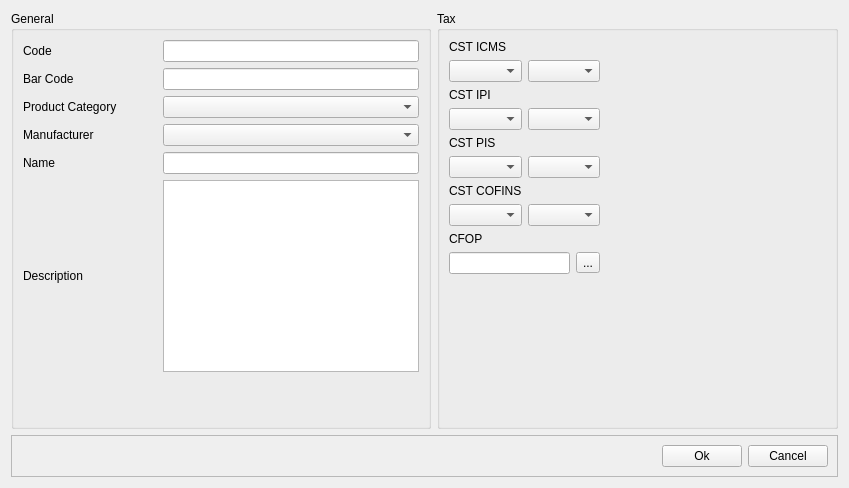
<?xml version="1.0" encoding="UTF-8"?>
<ui version="4.0">
 <class>AddProductView</class>
 <widget class="QWidget" name="AddProductView">
  <property name="geometry">
   <rect>
    <x>0</x>
    <y>0</y>
    <width>849</width>
    <height>488</height>
   </rect>
  </property>
  <property name="windowTitle">
   <string>Add new product</string>
  </property>
  <layout class="QGridLayout" name="gridLayout">
   <item row="2" column="0" colspan="2">
    <widget class="QFrame" name="frame_2">
     <property name="frameShape">
      <enum>QFrame::StyledPanel</enum>
     </property>
     <property name="frameShadow">
      <enum>QFrame::Raised</enum>
     </property>
     <layout class="QHBoxLayout" name="horizontalLayout">
      <item>
       <spacer name="horizontalSpacer_10">
        <property name="orientation">
         <enum>Qt::Horizontal</enum>
        </property>
        <property name="sizeHint" stdset="0">
         <size>
          <width>280</width>
          <height>20</height>
         </size>
        </property>
       </spacer>
      </item>
      <item>
       <widget class="QPushButton" name="okPushButton">
        <property name="text">
         <string>Ok</string>
        </property>
       </widget>
      </item>
      <item>
       <widget class="QPushButton" name="cancelPushButton">
        <property name="text">
         <string>Cancel</string>
        </property>
       </widget>
      </item>
     </layout>
    </widget>
   </item>
   <item row="0" column="1">
    <widget class="QGroupBox" name="groupBox_2">
     <property name="title">
      <string>Tax</string>
     </property>
     <layout class="QGridLayout" name="gridLayout_2">
      <item row="0" column="0">
       <widget class="QLabel" name="label_4">
        <property name="text">
         <string>CST ICMS</string>
        </property>
       </widget>
      </item>
      <item row="1" column="0">
       <widget class="QComboBox" name="icmsComboBox">
        <property name="maximumSize">
         <size>
          <width>200</width>
          <height>16777215</height>
         </size>
        </property>
       </widget>
      </item>
      <item row="1" column="1" colspan="2">
       <widget class="QComboBox" name="icmsPercentComboBox"/>
      </item>
      <item row="2" column="0">
       <widget class="QLabel" name="label_7">
        <property name="text">
         <string>CST IPI</string>
        </property>
       </widget>
      </item>
      <item row="3" column="0">
       <widget class="QComboBox" name="ipiComboBox">
        <property name="maximumSize">
         <size>
          <width>200</width>
          <height>16777215</height>
         </size>
        </property>
       </widget>
      </item>
      <item row="3" column="1" colspan="2">
       <widget class="QComboBox" name="ipiPercentComboBox"/>
      </item>
      <item row="4" column="0">
       <widget class="QLabel" name="label_8">
        <property name="text">
         <string>CST PIS</string>
        </property>
       </widget>
      </item>
      <item row="5" column="0">
       <widget class="QComboBox" name="pisComboBox">
        <property name="maximumSize">
         <size>
          <width>200</width>
          <height>16777215</height>
         </size>
        </property>
       </widget>
      </item>
      <item row="5" column="1" colspan="2">
       <widget class="QComboBox" name="pisPercentComboBox"/>
      </item>
      <item row="6" column="0">
       <widget class="QLabel" name="label_9">
        <property name="text">
         <string>CST COFINS</string>
        </property>
       </widget>
      </item>
      <item row="7" column="0">
       <widget class="QComboBox" name="cofinsComboBox">
        <property name="maximumSize">
         <size>
          <width>200</width>
          <height>16777215</height>
         </size>
        </property>
       </widget>
      </item>
      <item row="7" column="1" colspan="2">
       <widget class="QComboBox" name="cofinsPercentComboBox"/>
      </item>
      <item row="8" column="0">
       <widget class="QLabel" name="label_10">
        <property name="text">
         <string>CFOP</string>
        </property>
       </widget>
      </item>
      <item row="9" column="0" colspan="2">
       <widget class="QLineEdit" name="cfopLineEdit">
        <property name="readOnly">
         <bool>true</bool>
        </property>
       </widget>
      </item>
      <item row="5" column="3">
       <spacer name="horizontalSpacer_8">
        <property name="orientation">
         <enum>Qt::Horizontal</enum>
        </property>
        <property name="sizeHint" stdset="0">
         <size>
          <width>40</width>
          <height>20</height>
         </size>
        </property>
       </spacer>
      </item>
      <item row="10" column="2">
       <spacer name="verticalSpacer_2">
        <property name="orientation">
         <enum>Qt::Vertical</enum>
        </property>
        <property name="sizeHint" stdset="0">
         <size>
          <width>20</width>
          <height>40</height>
         </size>
        </property>
       </spacer>
      </item>
      <item row="9" column="2">
       <widget class="QToolButton" name="cfopPushButton">
        <property name="text">
         <string>...</string>
        </property>
       </widget>
      </item>
     </layout>
    </widget>
   </item>
   <item row="0" column="0">
    <widget class="QGroupBox" name="groupBox">
     <property name="title">
      <string>General</string>
     </property>
     <layout class="QGridLayout" name="gridLayout_3">
      <item row="0" column="0">
       <widget class="QLabel" name="label">
        <property name="text">
         <string>Code</string>
        </property>
       </widget>
      </item>
      <item row="2" column="2">
       <widget class="QComboBox" name="productCategoryComboBox"/>
      </item>
      <item row="5" column="0">
       <widget class="QLabel" name="label_6">
        <property name="text">
         <string>Description</string>
        </property>
       </widget>
      </item>
      <item row="2" column="0">
       <widget class="QLabel" name="label_2">
        <property name="text">
         <string>Product Category</string>
        </property>
       </widget>
      </item>
      <item row="0" column="2">
       <widget class="QLineEdit" name="codeLineEdit">
        <property name="maxLength">
         <number>20</number>
        </property>
       </widget>
      </item>
      <item row="3" column="0">
       <widget class="QLabel" name="label_3">
        <property name="text">
         <string>Manufacturer</string>
        </property>
       </widget>
      </item>
      <item row="4" column="2">
       <widget class="QLineEdit" name="nameLineEdit">
        <property name="maxLength">
         <number>100</number>
        </property>
       </widget>
      </item>
      <item row="5" column="2">
       <widget class="QPlainTextEdit" name="descriptionPlainTextEdit"/>
      </item>
      <item row="1" column="0">
       <widget class="QLabel" name="label_13">
        <property name="text">
         <string>Bar Code</string>
        </property>
       </widget>
      </item>
      <item row="3" column="2">
       <widget class="QComboBox" name="manufacturerComboBox"/>
      </item>
      <item row="4" column="0">
       <widget class="QLabel" name="label_5">
        <property name="text">
         <string>Name</string>
        </property>
       </widget>
      </item>
      <item row="1" column="2">
       <widget class="QLineEdit" name="barCodeLineEdit">
        <property name="maxLength">
         <number>20</number>
        </property>
       </widget>
      </item>
      <item row="1" column="1">
       <spacer name="horizontalSpacer_2">
        <property name="orientation">
         <enum>Qt::Horizontal</enum>
        </property>
        <property name="sizeHint" stdset="0">
         <size>
          <width>40</width>
          <height>20</height>
         </size>
        </property>
       </spacer>
      </item>
      <item row="2" column="1">
       <spacer name="horizontalSpacer_3">
        <property name="orientation">
         <enum>Qt::Horizontal</enum>
        </property>
        <property name="sizeHint" stdset="0">
         <size>
          <width>40</width>
          <height>20</height>
         </size>
        </property>
       </spacer>
      </item>
      <item row="3" column="1">
       <spacer name="horizontalSpacer_5">
        <property name="orientation">
         <enum>Qt::Horizontal</enum>
        </property>
        <property name="sizeHint" stdset="0">
         <size>
          <width>40</width>
          <height>20</height>
         </size>
        </property>
       </spacer>
      </item>
      <item row="4" column="1">
       <spacer name="horizontalSpacer_6">
        <property name="orientation">
         <enum>Qt::Horizontal</enum>
        </property>
        <property name="sizeHint" stdset="0">
         <size>
          <width>40</width>
          <height>20</height>
         </size>
        </property>
       </spacer>
      </item>
      <item row="5" column="1">
       <spacer name="horizontalSpacer_7">
        <property name="orientation">
         <enum>Qt::Horizontal</enum>
        </property>
        <property name="sizeHint" stdset="0">
         <size>
          <width>40</width>
          <height>20</height>
         </size>
        </property>
       </spacer>
      </item>
      <item row="0" column="1">
       <spacer name="horizontalSpacer">
        <property name="orientation">
         <enum>Qt::Horizontal</enum>
        </property>
        <property name="sizeHint" stdset="0">
         <size>
          <width>40</width>
          <height>20</height>
         </size>
        </property>
       </spacer>
      </item>
      <item row="6" column="1">
       <spacer name="verticalSpacer">
        <property name="orientation">
         <enum>Qt::Vertical</enum>
        </property>
        <property name="sizeHint" stdset="0">
         <size>
          <width>20</width>
          <height>40</height>
         </size>
        </property>
       </spacer>
      </item>
     </layout>
    </widget>
   </item>
  </layout>
 </widget>
 <tabstops>
  <tabstop>okPushButton</tabstop>
  <tabstop>cancelPushButton</tabstop>
 </tabstops>
 <resources/>
 <connections/>
</ui>
